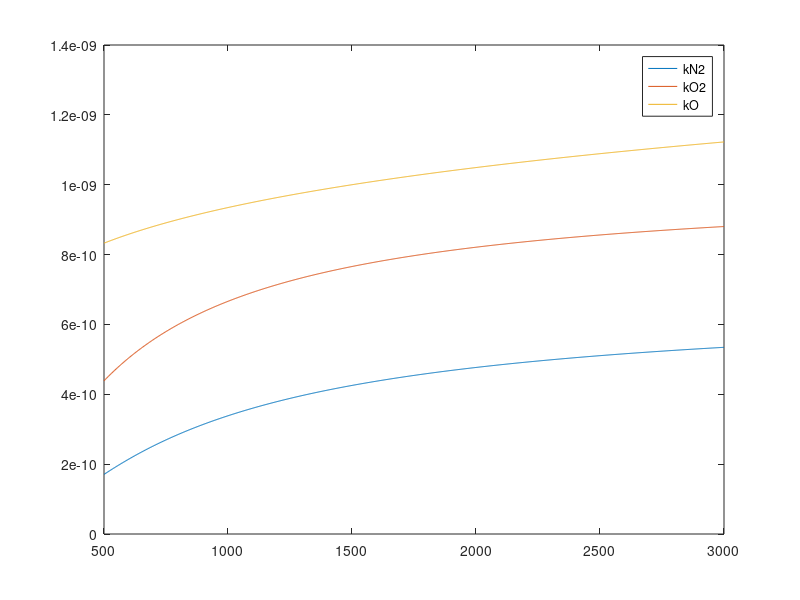

The MATLAB source for this figure:
clear
close all

T=linspace(500,3000,1000);
kN2=1.9*10^(-9)*exp(-(1.04+685./T));
kO2=1.9*10^(-9)*exp(-(0.63+418./T));
kO=1.0*10^(-9)*(T/1500).^(1/6);

figure(1)
plot(T,kN2,T,kO2,T,kO)
legend('kN2','kO2','kO')
